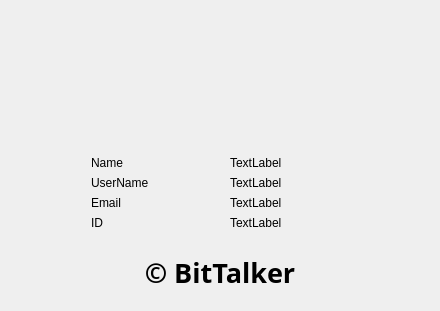
<?xml version="1.0" encoding="UTF-8"?>
<ui version="4.0">
 <class>Dialog</class>
 <widget class="QDialog" name="Dialog">
  <property name="geometry">
   <rect>
    <x>0</x>
    <y>0</y>
    <width>430</width>
    <height>279</height>
   </rect>
  </property>
  <property name="windowTitle">
   <string>Dialog</string>
  </property>
  <property name="styleSheet">
   <string notr="true">QGroupBox{
border : none;
}</string>
  </property>
  <layout class="QVBoxLayout" name="verticalLayout">
   <item>
    <widget class="QGroupBox" name="groupBox_11">
     <property name="sizePolicy">
      <sizepolicy hsizetype="Preferred" vsizetype="Expanding">
       <horstretch>0</horstretch>
       <verstretch>0</verstretch>
      </sizepolicy>
     </property>
     <property name="title">
      <string/>
     </property>
     <layout class="QHBoxLayout" name="horizontalLayout">
      <item>
       <widget class="QLabel" name="profile_photo">
        <property name="sizePolicy">
         <sizepolicy hsizetype="Minimum" vsizetype="Expanding">
          <horstretch>0</horstretch>
          <verstretch>0</verstretch>
         </sizepolicy>
        </property>
        <property name="minimumSize">
         <size>
          <width>400</width>
          <height>112</height>
         </size>
        </property>
        <property name="maximumSize">
         <size>
          <width>400</width>
          <height>112</height>
         </size>
        </property>
        <property name="text">
         <string/>
        </property>
        <property name="alignment">
         <set>Qt::AlignCenter</set>
        </property>
       </widget>
      </item>
     </layout>
    </widget>
   </item>
   <item>
    <widget class="QGroupBox" name="groupBox_10">
     <property name="title">
      <string/>
     </property>
     <layout class="QFormLayout" name="formLayout">
      <property name="fieldGrowthPolicy">
       <enum>QFormLayout::FieldsStayAtSizeHint</enum>
      </property>
      <property name="formAlignment">
       <set>Qt::AlignLeading|Qt::AlignLeft|Qt::AlignVCenter</set>
      </property>
      <property name="horizontalSpacing">
       <number>81</number>
      </property>
      <property name="leftMargin">
       <number>80</number>
      </property>
      <item row="0" column="0">
       <widget class="QLabel" name="label_6">
        <property name="text">
         <string>Name</string>
        </property>
       </widget>
      </item>
      <item row="0" column="1">
       <widget class="QLabel" name="profile_name">
        <property name="text">
         <string>TextLabel</string>
        </property>
       </widget>
      </item>
      <item row="1" column="0">
       <widget class="QLabel" name="label_9">
        <property name="text">
         <string>UserName</string>
        </property>
       </widget>
      </item>
      <item row="1" column="1">
       <widget class="QLabel" name="profile_username">
        <property name="text">
         <string>TextLabel</string>
        </property>
       </widget>
      </item>
      <item row="2" column="0">
       <widget class="QLabel" name="label_12">
        <property name="text">
         <string>Email</string>
        </property>
       </widget>
      </item>
      <item row="2" column="1">
       <widget class="QLabel" name="profile_email">
        <property name="text">
         <string>TextLabel</string>
        </property>
       </widget>
      </item>
      <item row="3" column="0">
       <widget class="QLabel" name="label_11">
        <property name="text">
         <string>ID</string>
        </property>
       </widget>
      </item>
      <item row="3" column="1">
       <widget class="QLabel" name="profile_id">
        <property name="text">
         <string>TextLabel</string>
        </property>
       </widget>
      </item>
     </layout>
    </widget>
   </item>
   <item>
    <widget class="QGroupBox" name="groupBox">
     <property name="title">
      <string/>
     </property>
     <layout class="QHBoxLayout" name="horizontalLayout_2">
      <item>
       <widget class="QLabel" name="label_16">
        <property name="font">
         <font>
          <family>Magneto</family>
          <pointsize>20</pointsize>
          <weight>75</weight>
          <bold>true</bold>
         </font>
        </property>
        <property name="text">
         <string>© BitTalker</string>
        </property>
        <property name="alignment">
         <set>Qt::AlignCenter</set>
        </property>
       </widget>
      </item>
     </layout>
    </widget>
   </item>
  </layout>
 </widget>
 <resources/>
 <connections/>
</ui>
